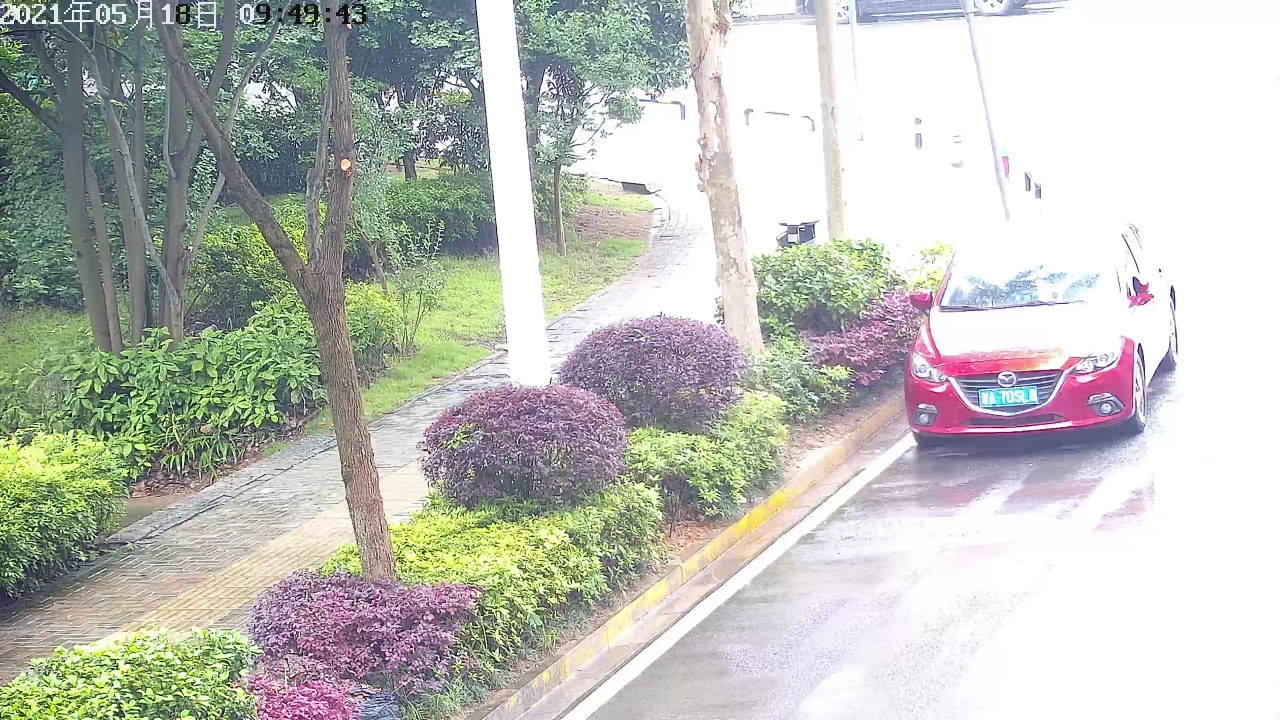
#> input picture image_set/2/1.jpg, 2560 x 1440 px (shown at 1/2 size); its folder holds only this picture in this run
$ python main.py   (older library calls are emulated)
#> lines starting #> are read from the running program, lines starting #| are printed output that depends on the picture
### image.py
# encoding=utf-8

import os.path

# from scipy import misc
import imageio
import cv2
import matplotlib.pyplot as plt
import numpy as np
from scipy.signal import convolve2d
from sklearn.preprocessing import minmax_scale


# [4 lines left out: function weightedAverage, not called in this run]


def gauss_weight(channel, sigma):
    """
    """
    return np.exp(-(channel - 0.5) ** 2 / (2.0 * sigma ** 2))


# [17 lines left out: functions show, show_gray, not called in this run]


class Image(object):
    """Class for Image"""

    def __init__(self, dir_path, path, crop=False, n=0):
        """
        """
        self.path = os.path.join(dir_path, str(path))
        self.dir_path = dir_path

        # ----- Read in image
        # self.array = imageio.imread(self.path)
        # self.array = self.array.astype(np.float32) / 255.0
        self.array = cv2.imread(self.path, cv2.IMREAD_COLOR)
        self.array = self.array / 255.0

        if crop:
            self.crop_image(n)

        self.shape = self.array.shape

    def crop_image(self, n):
        """
        """
        resolution = 2 ** n
        (height, width, _) = self.array.shape
        (max_height, max_width) = (resolution * (height // resolution),
                                   resolution * (width // resolution))
        (begin_height, begin_width) = ((height - max_height) / 2,
                                       (width - max_width) / 2)
        self.array = self.array[int(begin_height):int(max_height + begin_height),
                     int(begin_width):int(max_width + begin_width)]

    @property
    def grayScale(self):
        """
        Grayscale image
        """
        rgb = self.array
        self._grayScale = np.dot(rgb[..., :3], [0.299, 0.587, 0.114])
        return self._grayScale

    def saturation(self):
        """
        Function that returns the Saturation map
        """
        # [9 lines of commented-out code are left out]
        saturation = np.std(self.array, axis=2)

        return saturation

    # [42 lines left out: functions contrast_old, conv2d, not called in this run]

    def contrast(self):
        """
        Function that returns the Constrast numpy array
        """
        grey = self.grayScale

        # ## filter2d 2d convolution
        # kernel = np.array([[0, 1, 0], [1, -4, 1], [0, 1, 0]])
        # # contrast = self.conv2d(grey, kernel)
        # contrast = cv2.filter2D(grey, -1, kernel)

        ## Get laplace
        contrast = cv2.Laplacian(grey, -1)

        # normalize(min-max)
        # contrast = (contrast - np.min(contrast))
        # contrast = contrast / np.max(contrast)

        contrast = minmax_scale(contrast)

        return contrast

    # [20 lines left out: function sobel, not called in this run]

    def well_exposedness(self):
        """
        Function that returns the Well-Exposedness map
        """
        b_channel = self.array[:, :, 0]
        g_channel = self.array[:, :, 1]
        r_channel = self.array[:, :, 2]

        sigma = 0.2
        b_exp = gauss_weight(b_channel, sigma)
        g_exp = gauss_weight(g_channel, sigma)
        r_exp = gauss_weight(r_channel, sigma)

        return b_exp * g_exp * r_exp


# [4 lines that do not run on import are left out]

### laplacianfusion.py
# -*- coding: utf-8 -*-
"""
Created on Sat Dec 10 16:26:15 2016

@author: Rachid & Chaima
"""

import cv2
import numpy as np
from scipy import misc

import image
import utils


#
# def div0( a, b ):
#    """ ignore / 0, div0( [-1, 0, 1], 0 ) -> [0, 0, 0] """
#    with np.errstate(divide='ignore', invalid='ignore'):
#        c = np.true_divide( a, b )
#        c[ ~ np.isfinite( c )] = 0
#        return c


class LaplacianMap(object):
    """Class for weights attribution with Laplacian Fusion"""

    def __init__(self, dir_path, names, n=3):
        """
        names is a liste of names, fmt is the format of the images
        """
#> called with dir_path = './image_set/2', n = 6
        self.images = []
        for name in names:
            self.images.append(image.Image(dir_path, name, crop=True, n=n))
#> this loop made 1 pass
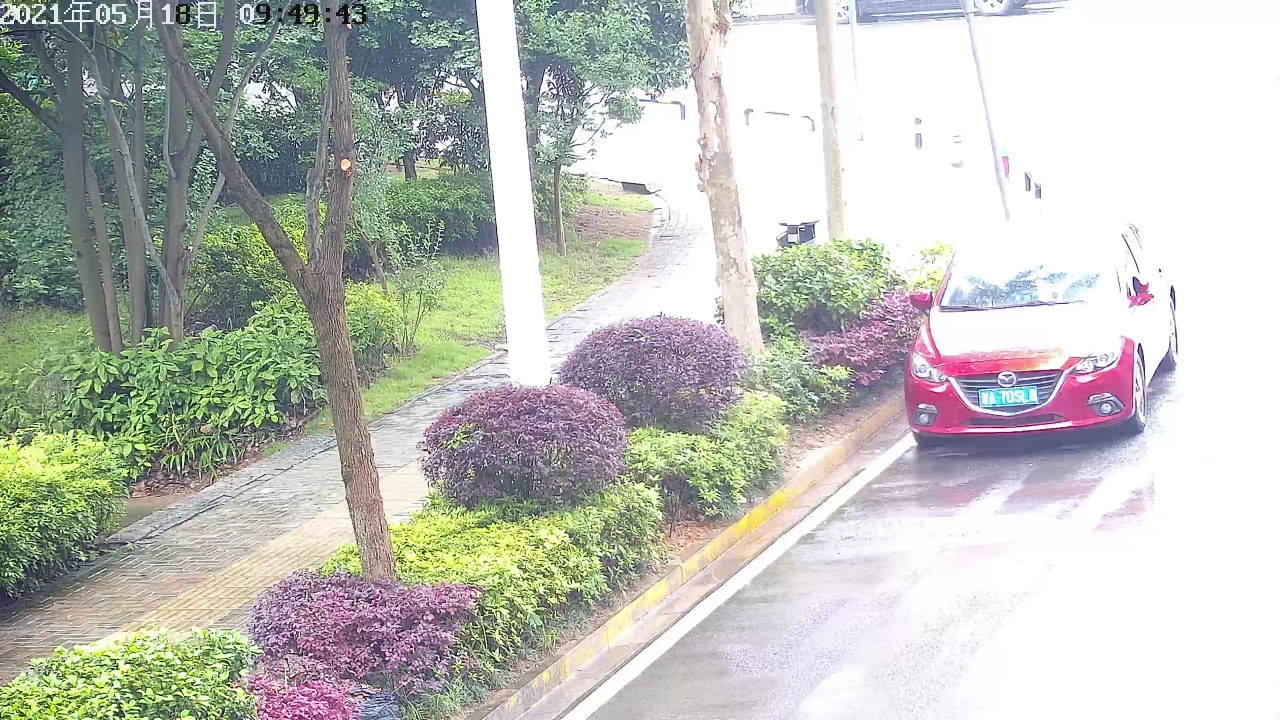
#> input picture image_set/2/1.jpg, 2560 x 1440 px (shown at 1/2 size)

        self.shape = self.images[0].shape
        self.n_imgs = len(self.images)
        self.n_levels = n

    def get_weights_map(self, w_c, w_s, w_e):
        """
        Return the normalized Weight map
        """
#> called with w_c = 1, w_s = 1, w_e = 1
        self.weights = []
        sums = np.zeros((self.shape[0], self.shape[1]))

        for image_name in self.images:
            # contrast = image_name.contrast_old()
            contrast = image_name.contrast()
            saturation = image_name.saturation()
            exposedness = image_name.well_exposedness()
            weight = (contrast ** w_c) * (saturation ** w_s) * (exposedness ** w_e) + 1e-12
            self.weights.append(weight)
            sums = sums + weight
#> this loop made 1 pass
#> pass 1, in grayScale, `self._grayScale = np.dot(rgb[..., :3], [0.299, 0.587, 0.114])`:
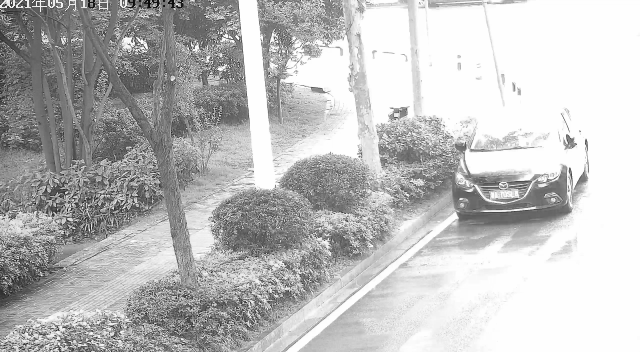
#> self._grayScale: shape (1408, 2560) float64 (shown at 1/4 size); min 0, max 1, mean 0.743
#> pass 1, in contrast, `contrast = minmax_scale(contrast)`:
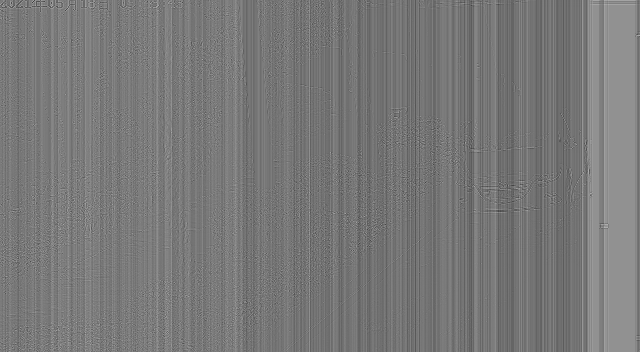
#> contrast: shape (1408, 2560) float64 (shown at 1/4 size); min 0, max 1, mean 0.472
#> pass 1, in saturation, `saturation = np.std(self.array, axis=2)`:
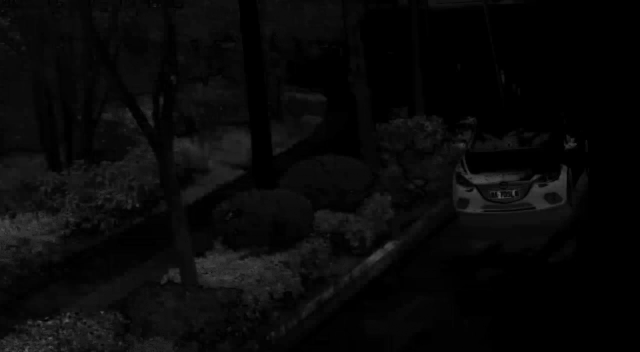
#> saturation: shape (1408, 2560) float64 (shown at 1/4 size); min 0, max 0.386, mean 0.0356
#> after the loop:
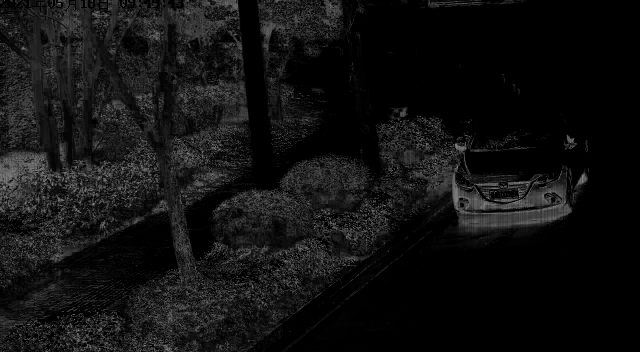
#> sums: shape (1408, 2560) float64 (shown at 1/4 size); min 1e-12, max 0.07, mean 0.00484; drawn with min black and max white
#> after the loop, self.weights = 1 item

        # for idx in range(self.num_images):
        #     self.weights[idx] = self.weights[idx] / sums

        # @even
        self.weights = np.array(self.weights) / sums

        return list(self.weights)

    def get_gauss_pyramid(self, image, n):
        """
        Return the Gaussian Pyramid of an image
        """
        gauss_pyramids = [image]

        for floor in range(1, n):
            # layer = utils.Reduce(gauss_pyramids[-1], 1)

            ## @even
            layer = cv2.pyrDown(gauss_pyramids[-1])

            gauss_pyramids.append(layer)

        return gauss_pyramids

    def get_gauss_pyramid_weights(self):
        """
        Return the Gaussian Pyramid of the Weight map of all images
        """
        self.weights_pyramid = []

        for idx in range(self.n_imgs):
            gauss_pyramids = self.get_gauss_pyramid(self.weights[idx], self.n_levels)
            self.weights_pyramid.append(gauss_pyramids)
#> after the loop, self.weights_pyramid = 1 item

        return self.weights_pyramid

    def get_laplace_pyramid(self, image, n):
        """
        Return the Laplacian Pyramid of an image
        """
        # if len(image.shape) == 3:
        #     image = cv2.cvtColor(image, cv2.COLOR_BGR2GRAY)

        gauss_pyramids = self.get_gauss_pyramid(image, n)
        laplace_pyramids = [gauss_pyramids[-1]]

        for level in range(n - 2, -1, -1):
            # expanded = utils.Expand(gauss_pyramids[level + 1], 1)

            # @even
            expanded = cv2.pyrUp(gauss_pyramids[level + 1])

            new_level = gauss_pyramids[level] - expanded
            laplace_pyramids = [new_level] + laplace_pyramids

        return laplace_pyramids

    def get_lap_pyramid_for_imgs(self):
        """
        Return all the Laplacian pyramid for all images
        """
        self.lap_pyramid = []

        # compute laplace pyramid for each image
        for idx in range(self.n_imgs):
            img = self.images[idx].array
            lap_pyramids = self.get_laplace_pyramid(img, self.n_levels)
            self.lap_pyramid.append(lap_pyramids)
#> after the loop, self.lap_pyramid = 1 item

        return self.lap_pyramid

    def result_exposure(self, w_c=1, w_s=1, w_e=1):
        """
        """
        "Return the Exposure Fusion image with Laplacian/Gaussian Fusion method"
        print("Compute weights")
        self.get_weights_map(w_c, w_s, w_e)

        print("Compute gauss weight pyramid")
        self.get_gauss_pyramid_weights()

        print("Compute laplace pyramid")
        self.get_lap_pyramid_for_imgs()

        result_pyramid = []
        for l in range(self.n_levels):
            # print('level ', l)
            result_floor = np.zeros(self.lap_pyramid[0][l].shape)

            for idx in range(self.n_imgs):  # process each image of the sequence
                # print('image ', idx)
                # for c in range(3):  # process each channel
                #     result_floor[:, :, c] += self.lap_pyramid[idx][l][:, :, c] * self.weights_pyramid[idx][l]

                ## @even
                result_floor = result_floor + self.lap_pyramid[idx][l] * np.expand_dims(self.weights_pyramid[idx][l],
                                                                                        axis=2)

            result_pyramid.append(result_floor)
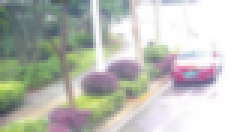
#> result_floor: shape (44, 80, 3) float64 (shown 3 times larger); mean of channels 0, 1, 2 0.719, 0.749, 0.74; drawn as B, G, R
#> after the loop, result_pyramid = 6 items

        ## Fusion: Get the image from the Laplacian pyramid
        self.result_image = result_pyramid[-1]
        for l in range(self.n_levels - 2, -1, -1):
            # print('floor ', l)

            # self.result_image = result_pyramid[l] + utils.Expand(self.result_image, 1)

            # @even
            self.result_image = result_pyramid[l] + cv2.pyrUp(self.result_image)
#> this loop made 5 passes
#> pass 3, in result_exposure, `self.result_image = result_pyramid[l] + cv2.pyrUp(self.result_image)`:
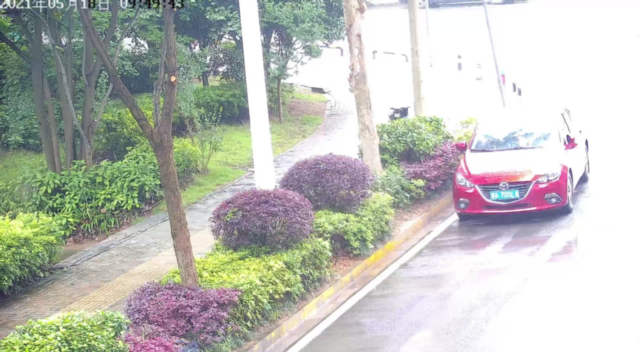
#> self.result_image: shape (352, 640, 3) float64; mean of channels 0, 1, 2 0.723, 0.753, 0.744; drawn as B, G, R

        self.result_image[self.result_image < 0] = 0
        self.result_image[self.result_image > 1] = 1

        return self.result_image


# [6 lines that do not run on import are left out]

### main.py
# coding: utf-8

import os
import argparse

import image
import laplacianfusion
import naivefusion
import cv2
import numpy as np
import imageio

# Loading the arguments
parser = argparse.ArgumentParser(formatter_class=argparse.ArgumentDefaultsHelpFormatter)

parser.add_argument('-l',
                    '--list',
                    dest='names',
                    type=str,
                    default='test17_img_name_list.txt',
                    help='The text file which contains the names of the images')
parser.add_argument('-f',
                    '--folder',
                    type=str,
                    default='./test17/',
                    dest='folder',
                    help='The folder containing the images')
parser.add_argument('--root',
                    type=str,
                    default='./image_set',
                    help='')
parser.add_argument('-hp',
                    '--heightpyr',
                    dest='height_pyr',
                    type=int,
                    default=6,
                    help='The level height of the Laplacian pyramid')
parser.add_argument('-wc',
                    dest='w_c',
                    type=float,
                    default=1.0,
                    help='Exponent of the contrast')
parser.add_argument('-ws',
                    dest='w_s',
                    type=float,
                    default=1.0,
                    help='Exponent of the saturation')
parser.add_argument('-we',
                    dest='w_e',
                    type=float,
                    default=1.0,
                    help='Exponent of the exposedness')


def run():
    """
    """

    args = parser.parse_args()
    opt = vars(args)  # convert to ordinary dict

    root = opt['root']

    # names = [line.rstrip('\n') for line in open(opt['names'])]
    # folder = opt['folder']

    height_pyr = opt['height_pyr']
    w_c = opt['w_c']
    w_s = opt['w_s']
    w_e = opt['w_e']

    for folder_name in os.listdir(root):
        # folder_name = os.path.split(os.path.abspath(folder))[-1]

        folder = root + '/' + folder_name
        names = [x for x in os.listdir(folder)
                 if x.endswith('.jpg') or x.endswith('.png')]

        res_path = './res/' + folder_name
        if not os.path.isdir(res_path):
            os.makedirs(res_path)

        # # ----- Naive Fusion
        # W = naivefusion.WeightsMap(folder, names)
        # res_naive = W.result_exposure(w_c, w_s, w_e)
        # # res_naive = res_naive.astype(np.uint8)
        # # print(type(res_naive))
        # # image.show(res_naive)
        #
        # res_naive_path = res_path + '/naive_res.jpg'
        # # imageio.imwrite(res_naive_path, res_naive)
        #
        # res_naive = res_naive * 255.0
        # # res_naive = res_naive[:, :, ::-1]
        # res_naive = res_naive.astype(np.uint8)
        # cv2.imwrite(res_naive_path, res_naive)
        #
        # print('{:s} saved.'.format(res_naive_path))

        # ----- Laplacian Fusion

        lap = laplacianfusion.LaplacianMap(folder, names, n=height_pyr)
        res_lap = lap.result_exposure(w_c, w_s, w_e)

        res_lap_path = res_path + '/laplace_res.jpg'
        # imageio.imwrite(res_lap_path, res_lap)

        res_lap = res_lap * 255.0
        # res_lap = res_lap[:, :, ::-1]  # RGB to BGR
        res_lap = res_lap.astype(np.uint8)
        # image.show(res_lap)

        cv2.imwrite(res_lap_path, res_lap)

        print('{:s} saved.\n'.format(res_lap_path))


if __name__ == '__main__':
    run()
    print('\nAll processed done.')

$ run again, on image_set/2/4.jpg
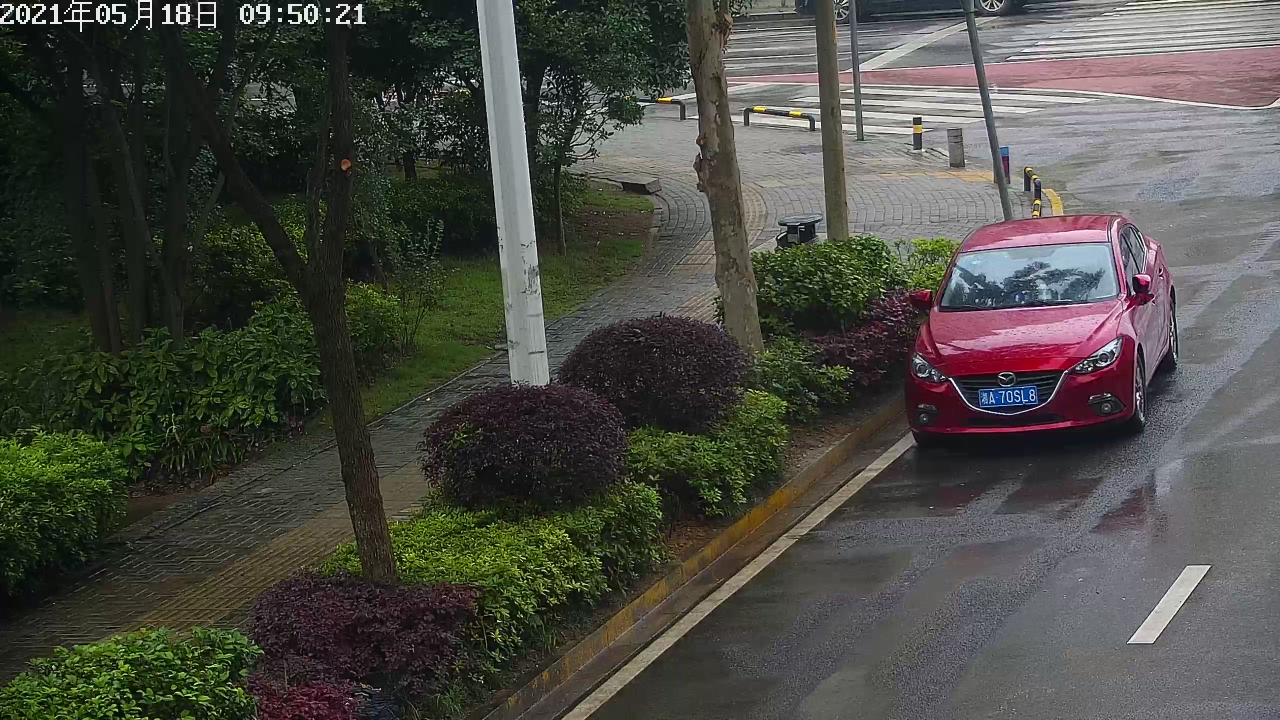
#> input picture image_set/2/4.jpg, 2560 x 1440 px (shown at 1/2 size)
#> the loop in __init__, `for name in names:` made 1 pass
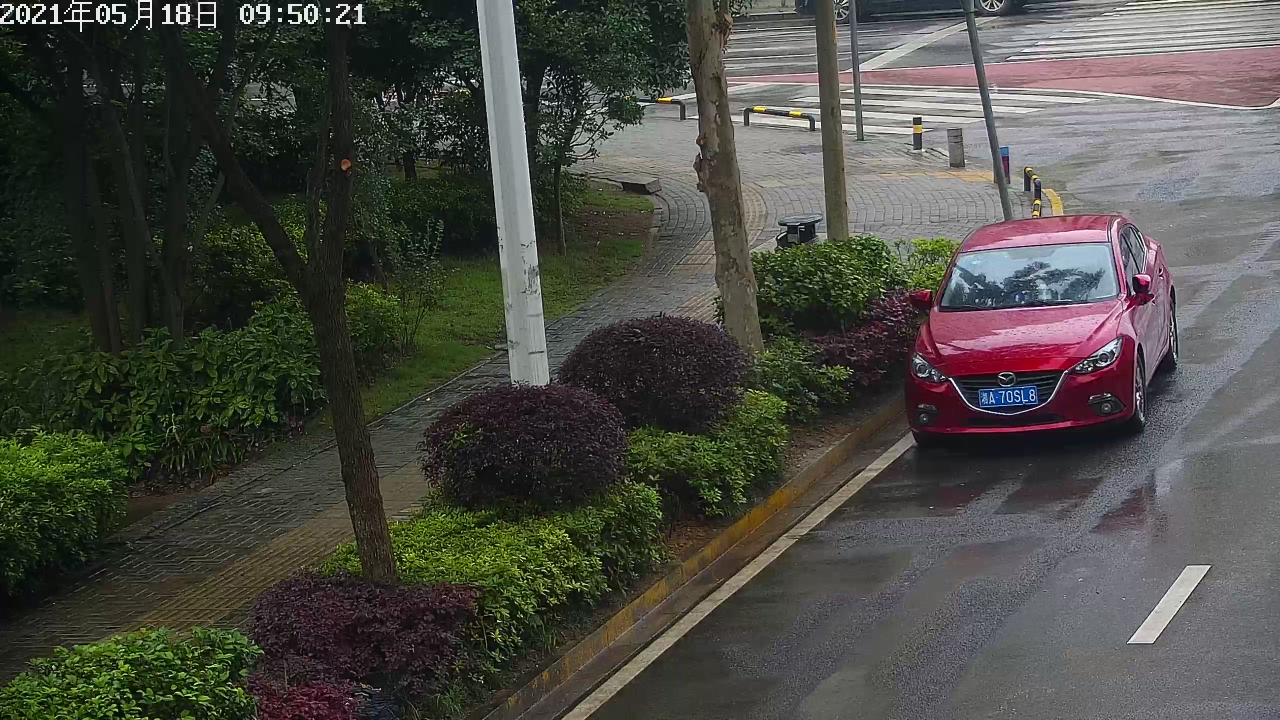
#> input picture image_set/2/4.jpg, 2560 x 1440 px (shown at 1/2 size)
#> after the loop in get_weights_map, `for image_name in self.images:`:
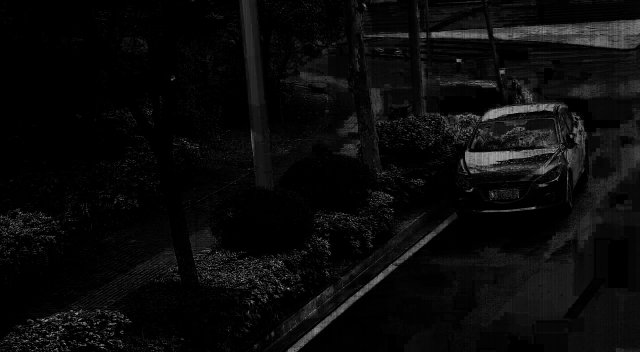
#> sums: shape (1408, 2560) float64 (shown at 1/4 size); min 1e-12, max 0.0615, mean 0.00262; drawn with min black and max white
#> after the loop in get_weights_map, `for image_name in self.images:`: self.weights = 1 item
#> after the loop in result_exposure, `for l in range(self.n_levels):`: result_pyramid = 6 items
#> the loop in result_exposure, `for l in range(self.n_levels - 2, -1, -1): # print('floor ', l)` made 5 passes
#> pass 3, in result_exposure, `self.result_image = result_pyramid[l] + cv2.pyrUp(self.result_image)`:
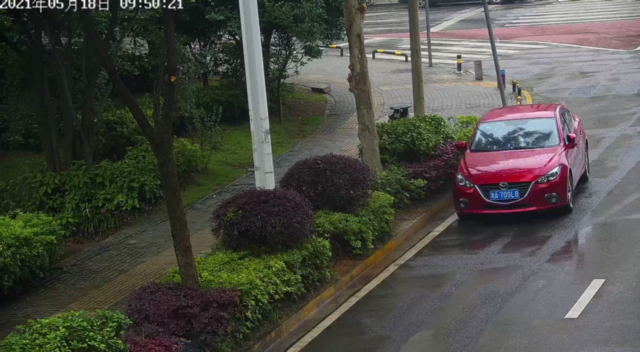
#> self.result_image: shape (352, 640, 3) float64; mean of channels 0, 1, 2 0.265, 0.292, 0.291; drawn with min black and max white
